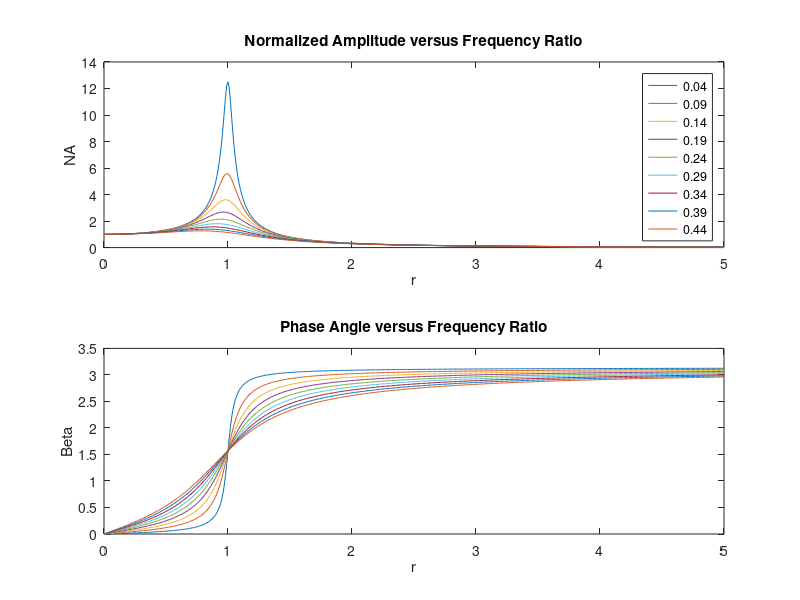

Write the MATLAB code that produced this figure.
%NA vs Frequency Ratio Demo

clf;
r=[0:.01:5]';

zeta=0.04;

for i=1:9
    labels(i,:)=char(num2str(zeta)); %Create a matrix of strings
    NA(:,i)=1.0./sqrt((1-r.^2).^2+(2*zeta*r).^2);
    Betas(:,i)=atan2(2*zeta*r,(1-r.^2));
    zeta = zeta+.05;
end
subplot(2,1,1)
plot(r,NA);
legend(labels);
title('Normalized Amplitude versus Frequency Ratio');
xlabel('r');
ylabel('NA');

subplot(2,1,2)
plot(r,Betas);
title('Phase Angle versus Frequency Ratio');
xlabel('r');
ylabel('Beta');